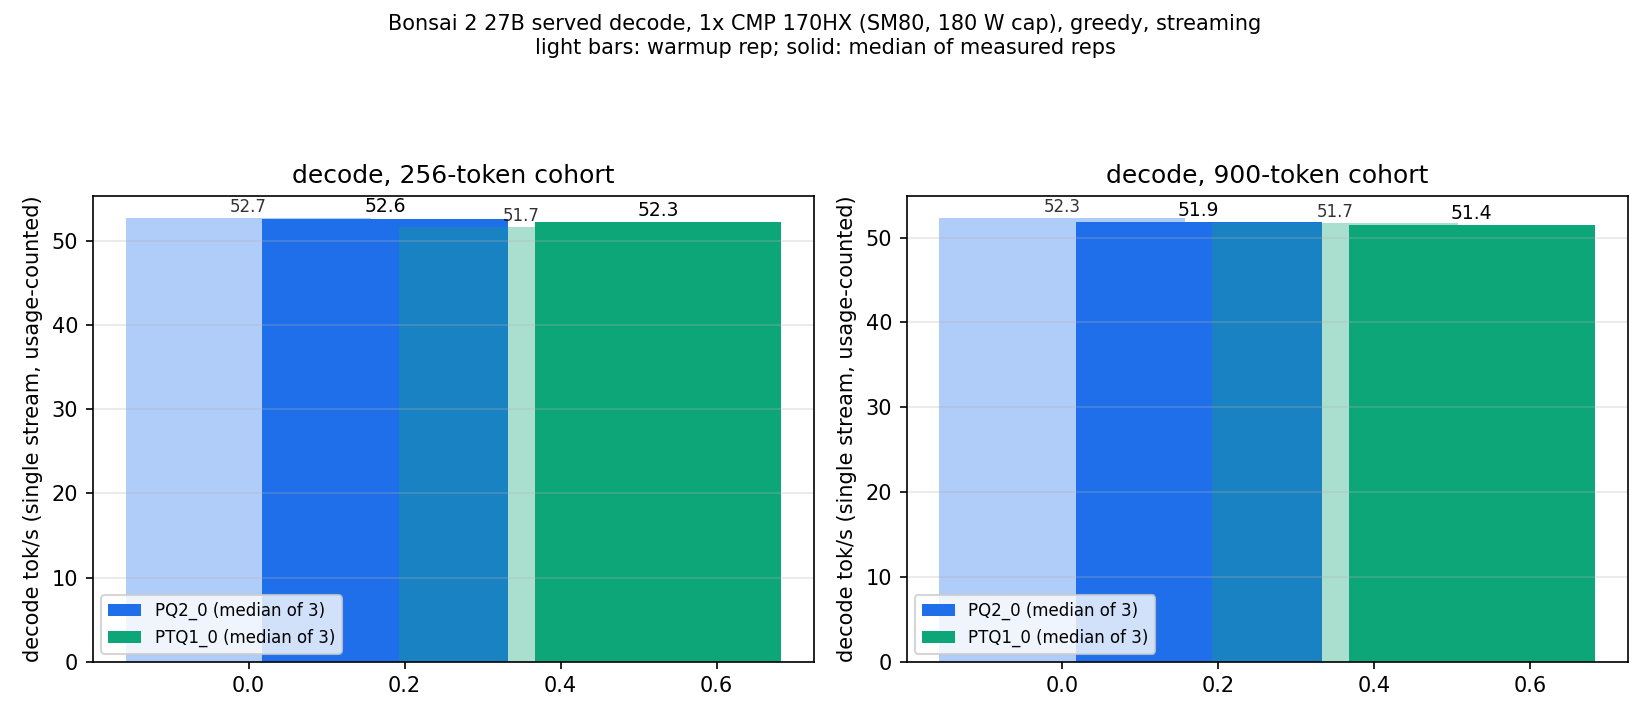

Recreate this plot in Python.
#!/usr/bin/env python3
"""Chart source for 2026-09-18-bonsai-2-27b-ternary-1card-llamacpp-serve-decode.{png,svg}.

Regenerate:
    python3 assets/charts/2026-09-18-bonsai-2-27b-ternary-1card-llamacpp-serve-decode.py

Reads the committed receipts
    results/2026-09-18-bonsai-2-27b-ternary-1card-llamacpp/receipts/serve-pq2_0.jsonl
    results/2026-09-18-bonsai-2-27b-ternary-1card-llamacpp/receipts/serve-ptq1_0.jsonl
and writes the PNG and SVG beside this script. No network, no GPU.
"""
import json
import os
import statistics as st

import matplotlib
matplotlib.use("Agg")
import matplotlib.pyplot as plt

HERE = os.path.dirname(os.path.abspath(__file__))
REPO = os.path.dirname(os.path.dirname(HERE))
REC = os.path.join(REPO, "results", "2026-09-18-bonsai-2-27b-ternary-1card-llamacpp", "receipts")
STEM = os.path.join(HERE, "2026-09-18-bonsai-2-27b-ternary-1card-llamacpp-serve-decode")

PACKS = [("serve-pq2_0.jsonl", "PQ2_0", "#1f6feb"), ("serve-ptq1_0.jsonl", "PTQ1_0", "#0ca678")]
COHORTS = [("decode256", "decode, 256-token cohort"), ("decode900", "decode, 900-token cohort")]


def med(rows, tag_prefix, key):
    vals = [r[key] for r in rows if r["tag"].startswith(tag_prefix) and r.get(key)]
    return st.median(vals) if vals else None


def main():
    data = {}
    for fname, _, _ in PACKS:
        with open(os.path.join(REC, fname)) as fh:
            data[fname] = [json.loads(l) for l in fh if l.strip()]

    fig, axes = plt.subplots(1, 2, figsize=(11, 4.8))
    width = 0.35
    for ax, (cohort, title) in zip(axes, COHORTS):
        for k, (fname, label, color) in enumerate(PACKS):
            rows = data[fname]
            warm = med(rows, f"{cohort}-warmup", "decode_tok_s")
            samps = [r["decode_tok_s"] for r in rows
                     if r["tag"].startswith(f"{cohort}-sample") and r.get("decode_tok_s")]
            if warm is None and not samps:
                continue
            x = k * width
            if warm is not None:
                ax.bar(x, warm, width * 0.9, color=color, alpha=0.35)
                ax.annotate(f"{warm:.1f}", xy=(x, warm), xytext=(0, 3),
                            textcoords="offset points", ha="center", fontsize=8, alpha=0.8)
            if samps:
                m = st.median(samps)
                ax.bar(x + width / 2, m, width * 0.9, color=color, label=f"{label} (median of {len(samps)})")
                ax.annotate(f"{m:.1f}", xy=(x + width / 2, m), xytext=(0, 3),
                            textcoords="offset points", ha="center", fontsize=9)
        ax.set_title(title)
        ax.set_ylabel("decode tok/s (single stream, usage-counted)")
        ax.grid(True, axis="y", alpha=0.3)
        ax.legend(fontsize=8)
    fig.suptitle("Bonsai 2 27B served decode, 1x CMP 170HX (SM80, 180 W cap), greedy, streaming\n"
                 "light bars: warmup rep; solid: median of measured reps", fontsize=10)
    fig.tight_layout(rect=(0, 0, 1, 0.9))
    fig.savefig(STEM + ".png", dpi=150)
    fig.savefig(STEM + ".svg")
    print("saved", STEM + ".png")


if __name__ == "__main__":
    main()
